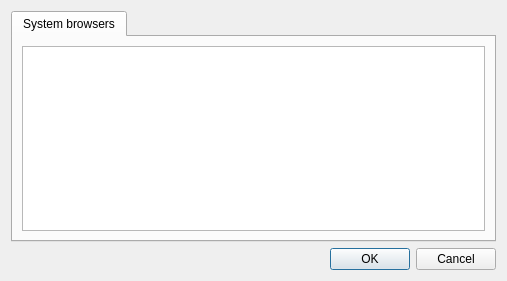
<?xml version="1.0" encoding="UTF-8"?>
<ui version="4.0">
 <class>CImportBookmarkDialog</class>
 <widget class="QDialog" name="CImportBookmarkDialog">
  <property name="geometry">
   <rect>
    <x>0</x>
    <y>0</y>
    <width>507</width>
    <height>281</height>
   </rect>
  </property>
  <property name="windowTitle">
   <string>Dialog</string>
  </property>
  <layout class="QVBoxLayout" name="verticalLayout">
   <item>
    <widget class="QTabWidget" name="tabWidget">
     <property name="currentIndex">
      <number>0</number>
     </property>
     <widget class="QWidget" name="tab">
      <attribute name="title">
       <string>System browsers</string>
      </attribute>
      <layout class="QVBoxLayout" name="verticalLayout_2">
       <item>
        <widget class="QListWidget" name="listWidget_systemBrowsers"/>
       </item>
      </layout>
     </widget>
    </widget>
   </item>
   <item>
    <widget class="QDialogButtonBox" name="buttonBox">
     <property name="orientation">
      <enum>Qt::Horizontal</enum>
     </property>
     <property name="standardButtons">
      <set>QDialogButtonBox::Cancel|QDialogButtonBox::Ok</set>
     </property>
    </widget>
   </item>
  </layout>
 </widget>
 <resources/>
 <connections>
  <connection>
   <sender>buttonBox</sender>
   <signal>accepted()</signal>
   <receiver>CImportBookmarkDialog</receiver>
   <slot>accept()</slot>
   <hints>
    <hint type="sourcelabel">
     <x>248</x>
     <y>254</y>
    </hint>
    <hint type="destinationlabel">
     <x>157</x>
     <y>274</y>
    </hint>
   </hints>
  </connection>
  <connection>
   <sender>buttonBox</sender>
   <signal>rejected()</signal>
   <receiver>CImportBookmarkDialog</receiver>
   <slot>reject()</slot>
   <hints>
    <hint type="sourcelabel">
     <x>316</x>
     <y>260</y>
    </hint>
    <hint type="destinationlabel">
     <x>286</x>
     <y>274</y>
    </hint>
   </hints>
  </connection>
 </connections>
</ui>
